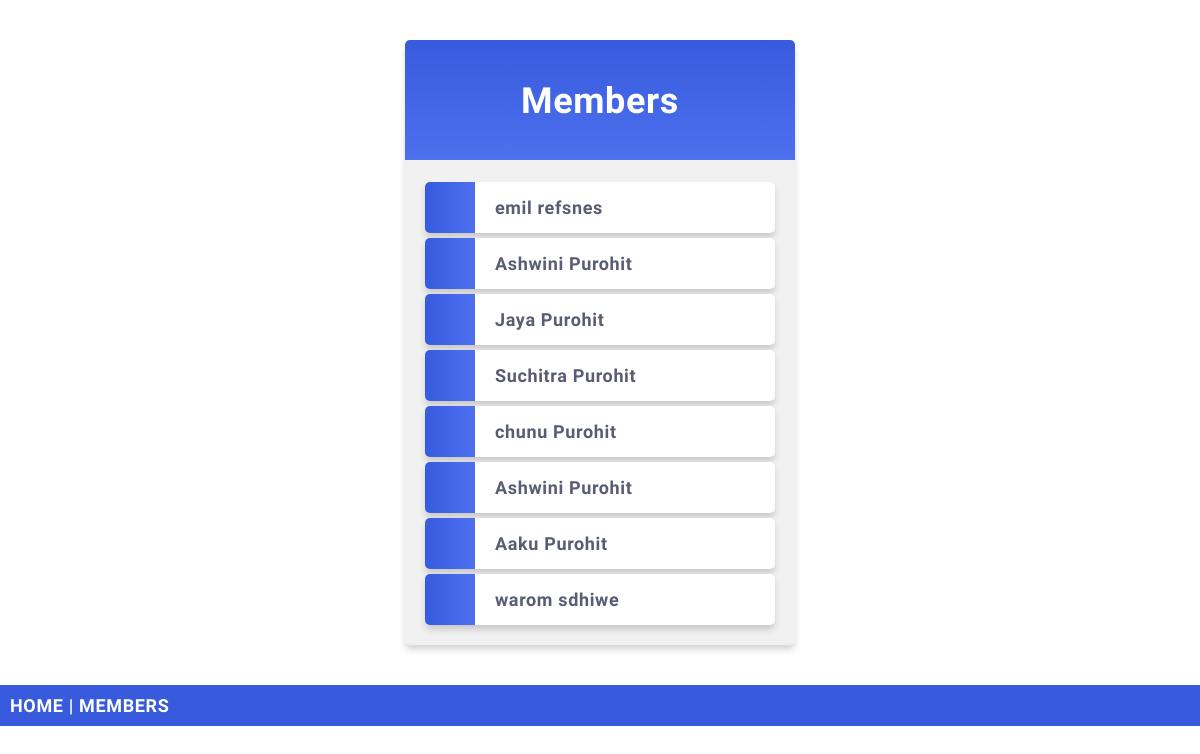
The page /members/ on the database its author committed.
### members/models.py (models this page shows, shortened)
class Member(models.Model):
    firstname = models.CharField(max_length=255)
    lastname = models.CharField(max_length=255)
    phone = models.IntegerField(null=True)
    joined_date = models.DateField(null=True)
    slug = models.SlugField(default="", null=False)

### members/views.py (the view)
# urls.py: path("", include("members.urls")),
def members(request):
    mymembers = Member.objects.all()
    return render(request, "allmembers.html", {
        "mymembers": mymembers,
    })

### members/templates/allMembers.html (shortened to what this page needs)
{% extends "master.html" %}
{% block content %}
  <div class="mycard">
    <h1>Members</h1>
    <ul>
      {% for x in mymembers %}
        <li onclick="window.location = 'details/{{ x.id }}'">{{ x.firstname }} {{ x.lastname }}</li>
      {% endfor %}
    </ul>
  </div>
{% endblock %}

### mystaticfiles/mystyle.css (style rules this page uses)
body { margin: 0; font: 600 18px 'Source Sans Pro', sans-serif; letter-spacing: 0.64px; color: #585d74; }
.mycard { background-color: #f1f1f1; background-image: linear-gradient(to bottom, #375BDC, #4D70EF); background-size: 100% 120px; background-repeat: no-repeat; margin: 40px auto; width: 350px; border-radius: 5px; box-shadow: 0 5px 7px -1px rgba(51, 51, 51, 0.23); padding: 20px; }
.mycard h1 { text-align: center; color: #ffffff; margin: 20px 0 60px 0; }
ul { list-style-type: none; padding: 0; margin: 0; }
li { background-color: #ffffff; background-image: linear-gradient(to right, #375BDC, #4D70EF); background-size: 50px 60px; background-repeat: no-repeat; cursor: pointer; transition: transform .25s; border-radius: 5px; box-shadow: 0 5px 7px -1px rgba(51, 51, 51, 0.23); padding: 15px; padding-left: 70px; margin-top: 5px; }

### rows shown on the page
Member: firstname "emil", lastname "refsnes"
Member: firstname "Ashwini", lastname "Purohit"
Member: firstname "Jaya", lastname "Purohit"
Member: firstname "Suchitra", lastname "Purohit"
Member: firstname "chunu", lastname "Purohit"
Member: firstname "Ashwini", lastname "Purohit"
Member: firstname "Aaku", lastname "Purohit"
Member: firstname "warom", lastname "sdhiwe"
